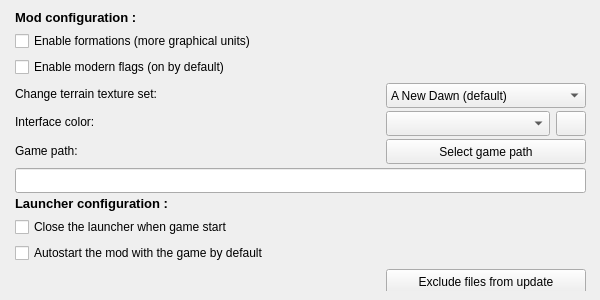
<?xml version="1.0" encoding="UTF-8"?>
<ui version="4.0">
 <class>w_options</class>
 <widget class="QWidget" name="w_options">
  <property name="windowModality">
   <enum>Qt::WindowModal</enum>
  </property>
  <property name="geometry">
   <rect>
    <x>0</x>
    <y>0</y>
    <width>600</width>
    <height>300</height>
   </rect>
  </property>
  <property name="sizePolicy">
   <sizepolicy hsizetype="Fixed" vsizetype="Fixed">
    <horstretch>0</horstretch>
    <verstretch>0</verstretch>
   </sizepolicy>
  </property>
  <property name="minimumSize">
   <size>
    <width>600</width>
    <height>300</height>
   </size>
  </property>
  <property name="maximumSize">
   <size>
    <width>600</width>
    <height>300</height>
   </size>
  </property>
  <property name="focusPolicy">
   <enum>Qt::StrongFocus</enum>
  </property>
  <property name="windowTitle">
   <string>Options</string>
  </property>
  <property name="locale">
   <locale language="English" country="UnitedStates"/>
  </property>
  <widget class="QWidget" name="verticalLayoutWidget">
   <property name="geometry">
    <rect>
     <x>10</x>
     <y>10</y>
     <width>581</width>
     <height>281</height>
    </rect>
   </property>
   <layout class="QVBoxLayout" name="verticalLayout_4">
    <property name="leftMargin">
     <number>5</number>
    </property>
    <property name="rightMargin">
     <number>5</number>
    </property>
    <item>
     <widget class="QLabel" name="lb_modconf">
      <property name="text">
       <string>&lt;html&gt;&lt;head/&gt;&lt;body&gt;&lt;p&gt;&lt;span style=&quot; font-size:10pt; font-weight:600;&quot;&gt;Mod configuration :&lt;/span&gt;&lt;/p&gt;&lt;/body&gt;&lt;/html&gt;</string>
      </property>
     </widget>
    </item>
    <item>
     <widget class="QCheckBox" name="opt_checkbox_formations">
      <property name="text">
       <string>Enable formations (more graphical units)</string>
      </property>
     </widget>
    </item>
    <item>
     <widget class="QCheckBox" name="opt_checkbox_modern_flags">
      <property name="text">
       <string>Enable modern flags (on by default)</string>
      </property>
     </widget>
    </item>
    <item>
     <layout class="QHBoxLayout" name="horizontalLayout_3">
      <item>
       <widget class="QLabel" name="lb_intcolor_2">
        <property name="text">
         <string>Change terrain texture set:</string>
        </property>
       </widget>
      </item>
      <item>
       <widget class="QComboBox" name="dd_textures">
        <property name="sizePolicy">
         <sizepolicy hsizetype="Fixed" vsizetype="Fixed">
          <horstretch>0</horstretch>
          <verstretch>0</verstretch>
         </sizepolicy>
        </property>
        <property name="minimumSize">
         <size>
          <width>200</width>
          <height>25</height>
         </size>
        </property>
        <property name="maximumSize">
         <size>
          <width>200</width>
          <height>25</height>
         </size>
        </property>
        <item>
         <property name="text">
          <string>A New Dawn (default)</string>
         </property>
        </item>
        <item>
         <property name="text">
          <string>Blue Marble</string>
         </property>
        </item>
        <item>
         <property name="text">
          <string>Original</string>
         </property>
        </item>
        <item>
         <property name="text">
          <string>Sparth</string>
         </property>
        </item>
        <item>
         <property name="text">
          <string>Vincentz</string>
         </property>
        </item>
       </widget>
      </item>
     </layout>
    </item>
    <item>
     <layout class="QHBoxLayout" name="horizontalLayout">
      <item>
       <widget class="QLabel" name="lb_intcolor">
        <property name="text">
         <string>Interface color:</string>
        </property>
       </widget>
      </item>
      <item>
       <widget class="QComboBox" name="colorBox">
        <property name="sizePolicy">
         <sizepolicy hsizetype="Fixed" vsizetype="Fixed">
          <horstretch>0</horstretch>
          <verstretch>0</verstretch>
         </sizepolicy>
        </property>
        <property name="minimumSize">
         <size>
          <width>164</width>
          <height>25</height>
         </size>
        </property>
        <property name="maximumSize">
         <size>
          <width>164</width>
          <height>25</height>
         </size>
        </property>
        <property name="currentText">
         <string notr="true"/>
        </property>
       </widget>
      </item>
      <item>
       <widget class="QPushButton" name="bt_customColor">
        <property name="minimumSize">
         <size>
          <width>30</width>
          <height>25</height>
         </size>
        </property>
        <property name="maximumSize">
         <size>
          <width>30</width>
          <height>25</height>
         </size>
        </property>
        <property name="text">
         <string notr="true"/>
        </property>
       </widget>
      </item>
     </layout>
    </item>
    <item>
     <layout class="QHBoxLayout" name="horizontalLayout_2">
      <item>
       <widget class="QLabel" name="label">
        <property name="text">
         <string>Game path:</string>
        </property>
       </widget>
      </item>
      <item>
       <widget class="QPushButton" name="opt_bt_path">
        <property name="sizePolicy">
         <sizepolicy hsizetype="Fixed" vsizetype="Fixed">
          <horstretch>0</horstretch>
          <verstretch>0</verstretch>
         </sizepolicy>
        </property>
        <property name="minimumSize">
         <size>
          <width>200</width>
          <height>25</height>
         </size>
        </property>
        <property name="maximumSize">
         <size>
          <width>200</width>
          <height>25</height>
         </size>
        </property>
        <property name="text">
         <string>Select game path</string>
        </property>
       </widget>
      </item>
     </layout>
    </item>
    <item>
     <widget class="QLineEdit" name="opt_text_path">
      <property name="sizePolicy">
       <sizepolicy hsizetype="Expanding" vsizetype="Fixed">
        <horstretch>0</horstretch>
        <verstretch>0</verstretch>
       </sizepolicy>
      </property>
      <property name="minimumSize">
       <size>
        <width>224</width>
        <height>25</height>
       </size>
      </property>
      <property name="maximumSize">
       <size>
        <width>600</width>
        <height>16777215</height>
       </size>
      </property>
      <property name="readOnly">
       <bool>true</bool>
      </property>
     </widget>
    </item>
    <item>
     <widget class="QLabel" name="lb_modconf_2">
      <property name="text">
       <string>&lt;html&gt;&lt;head/&gt;&lt;body&gt;&lt;p&gt;&lt;span style=&quot; font-size:10pt; font-weight:600;&quot;&gt;Launcher configuration :&lt;/span&gt;&lt;/p&gt;&lt;/body&gt;&lt;/html&gt;</string>
      </property>
     </widget>
    </item>
    <item>
     <widget class="QCheckBox" name="checkerBox">
      <property name="text">
       <string>Close the launcher when game start</string>
      </property>
     </widget>
    </item>
    <item>
     <widget class="QCheckBox" name="startBox">
      <property name="text">
       <string>Autostart the mod with the game by default</string>
      </property>
     </widget>
    </item>
    <item alignment="Qt::AlignRight|Qt::AlignVCenter">
     <widget class="QPushButton" name="bt_exclusions">
      <property name="sizePolicy">
       <sizepolicy hsizetype="Fixed" vsizetype="Fixed">
        <horstretch>0</horstretch>
        <verstretch>0</verstretch>
       </sizepolicy>
      </property>
      <property name="minimumSize">
       <size>
        <width>200</width>
        <height>25</height>
       </size>
      </property>
      <property name="maximumSize">
       <size>
        <width>200</width>
        <height>25</height>
       </size>
      </property>
      <property name="text">
       <string>Exclude files from update</string>
      </property>
     </widget>
    </item>
   </layout>
  </widget>
 </widget>
 <resources/>
 <connections/>
</ui>
